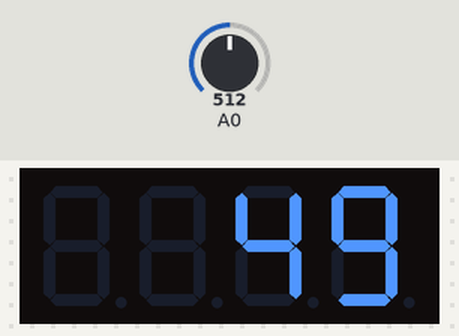
Bench run of a sketch on a simulated Arduino Uno, built with avr-gcc and run on an emulated ATmega328P. On the bench: 4-digit seven-segment display. Inputs (shaded band) come from the test bench; at power-on: A0 = 512.

Above: at 1.3 s.
1.4 s: A0 set to 716
At 2.0 s:
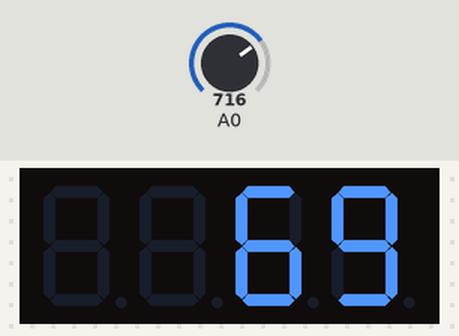
3.0 s: A0 set to 900
At 4.2 s:
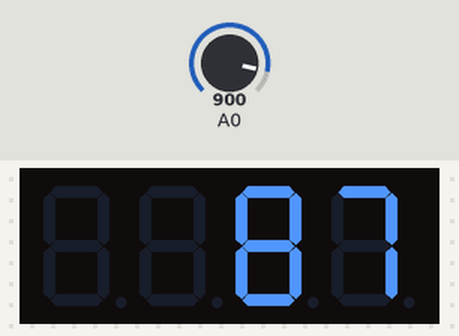
4.5 s: A0 set to 1023
At 5.7 s:
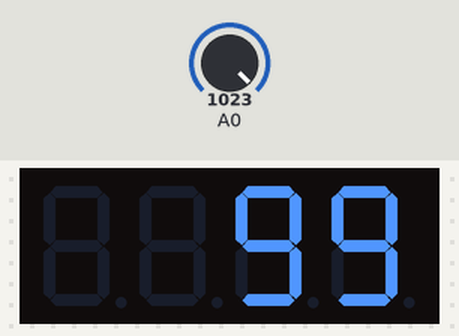
Timing chart, 0 to 7.5 s (numbered marks = the images above; inputs shaded):
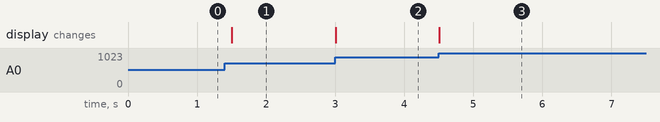

Measured:
- after the input at 1.4 s, the display: changes after 0.10 s (image 1)
- after the input at 3.0 s, the display: changes at once (image 2)
- after the input at 4.5 s, the display: changes at once (image 3)

The sketch:

sketch.ino
```cpp
#include <SevSeg.h>

SevSeg sevseg; // Создаем объект для работы с семисегментным дисплеем

void setup() {
  // Настройка семисегментного дисплея
  byte numDigits = 4;  // Количество разрядов
  byte digitPins[] = {3, 4, 5, 6}; // Пины для управления дисплеем
  byte segmentPins[] = {7, 8, 9, 10, 11, 12, 13}; // Пины для сегментов (a-g)
  bool resistorsOnSegments = false; // Рекомендуется включать резисторы на сегментах
  sevseg.begin(COMMON_CATHODE, numDigits, digitPins, segmentPins, resistorsOnSegments);
  sevseg.setBrightness(90); // Устанавливаем яркость
}

void loop() {
  // Считываем уровень звука с аналогового пина A0
  int soundLevel = analogRead(A0);

  // Нормализуем уровень звука для отображения (например, от 0 до 99)
  int displayValue = map(soundLevel, 0, 1023, 0, 99);

  // Отображаем на семисегментном дисплее
  sevseg.setNumber(displayValue);

  sevseg.refreshDisplay(); // Обновляем дисплей
  delay(500); // Задержка между обновлениями
}
```
